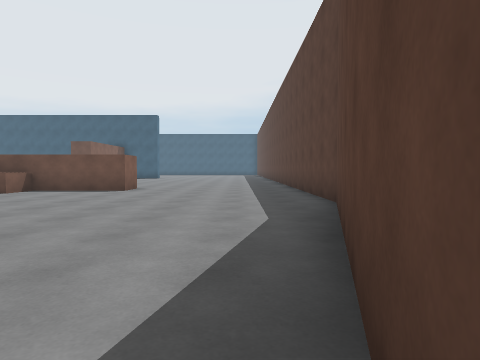
View 1 (above)

24 first-person views from a walk through a 3-D level made in the Unity game engine. The camera is 1.2 m above the floor, tilts 2° down and sees 75° across. The floor is counted in squares, 2 m on a side. Each view is taken from the middle of a square. On the plan, view 1 faces up. The plan holds only what a view shows up to about 9 squares ahead; the rest is blank. The place goes on beyond the plan.

View 2
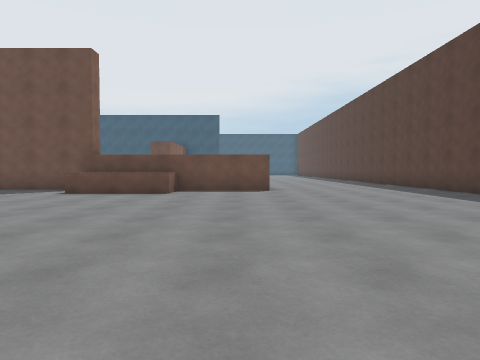

View 3
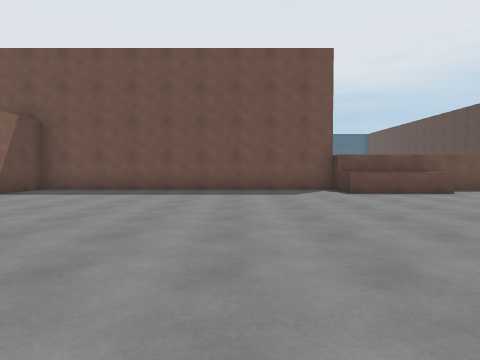

View 4
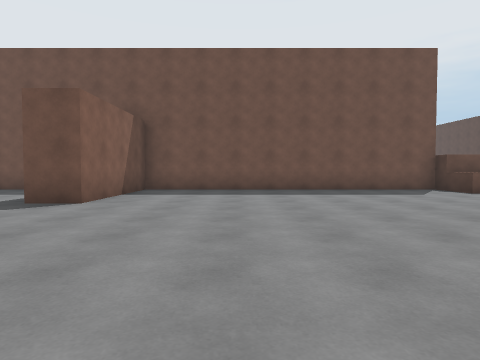

View 5
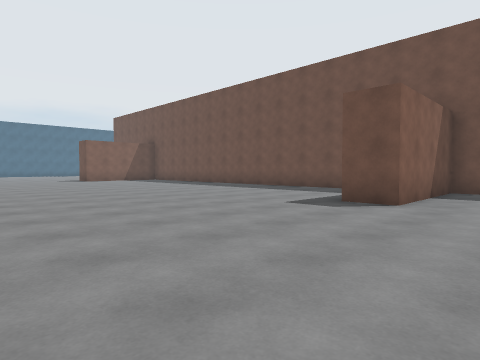

View 6
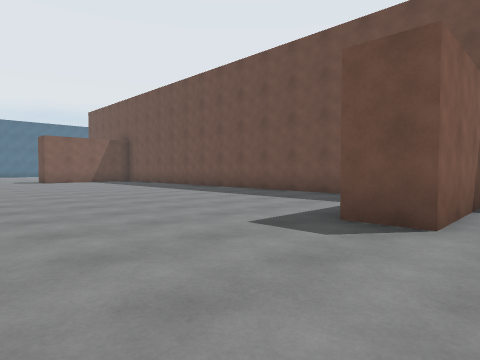

View 7
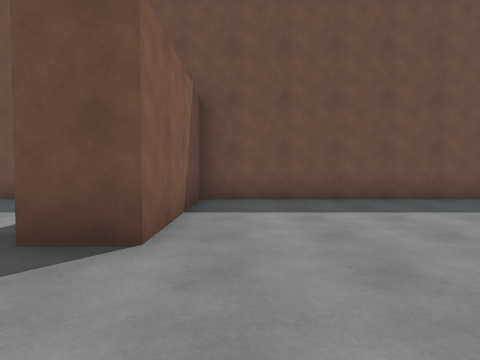

View 8
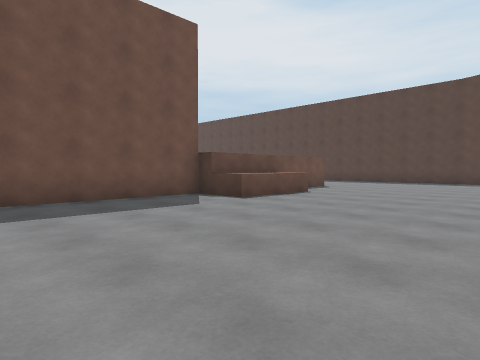

View 9
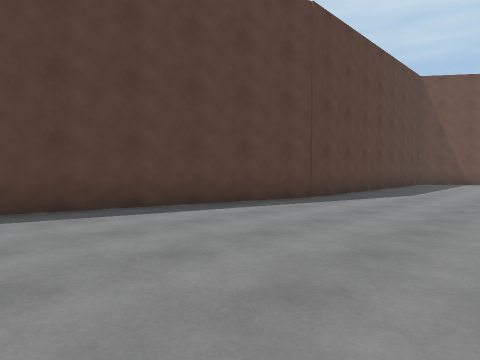

View 10
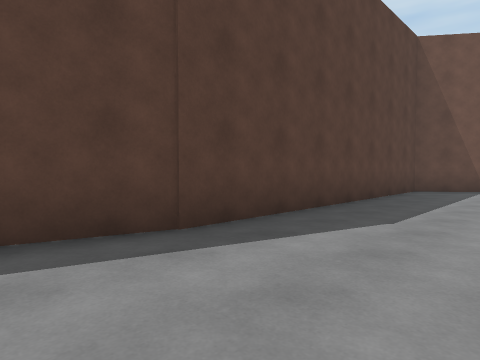

View 11
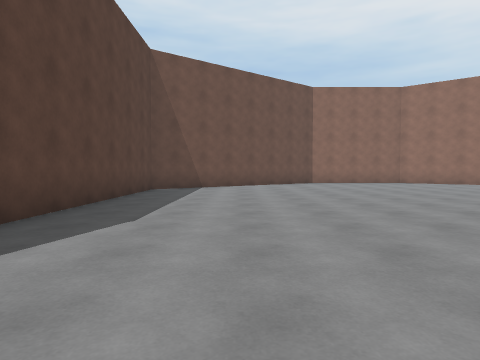

View 12
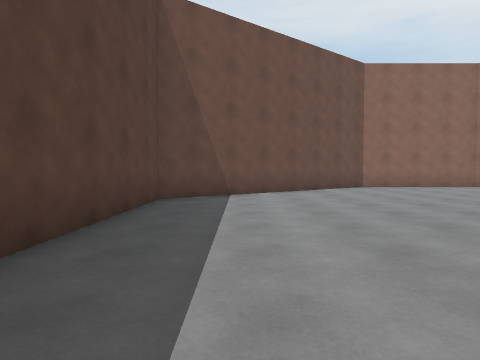

View 13
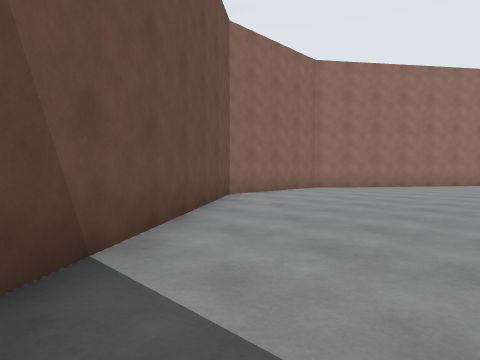

View 14
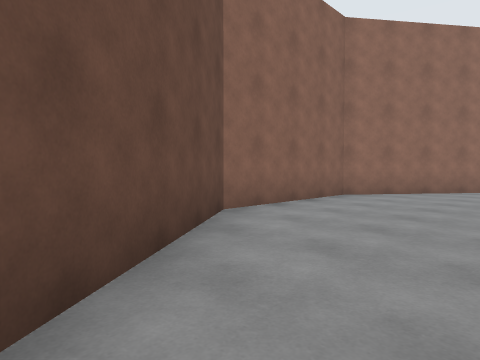

View 15
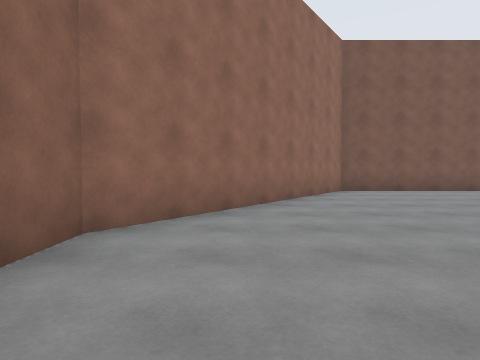

View 16
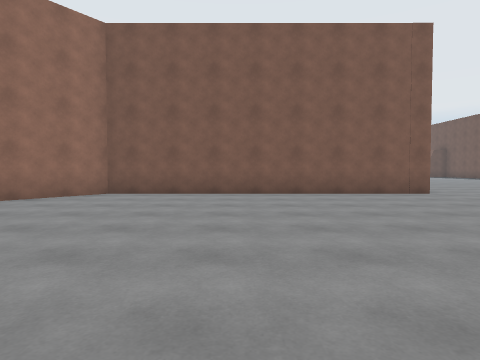

View 17
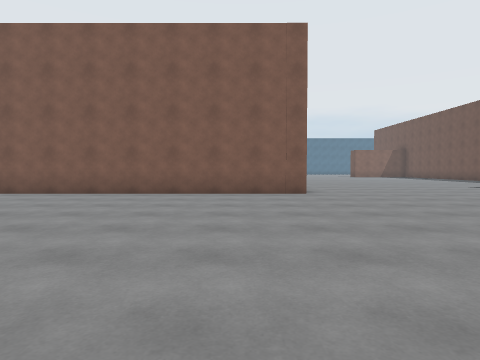

View 18
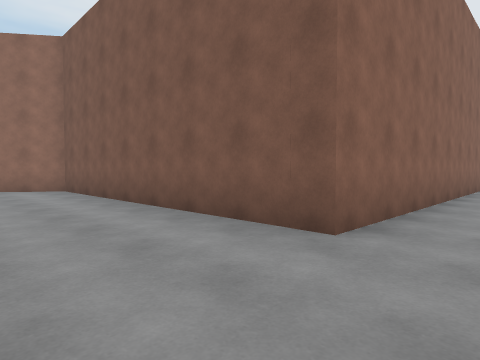

View 19
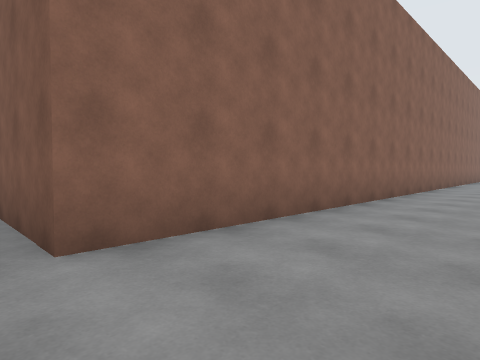

View 20
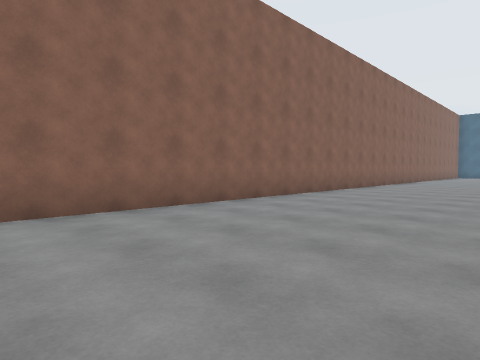

View 21
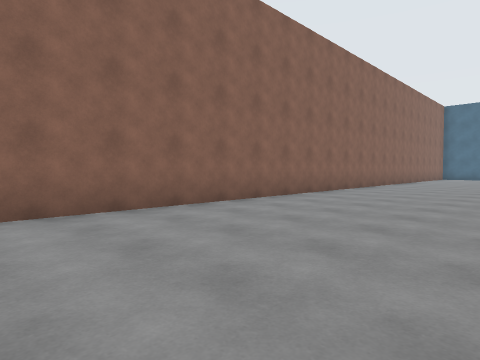

View 22
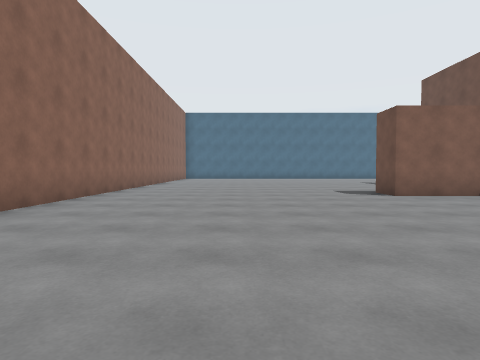

View 23
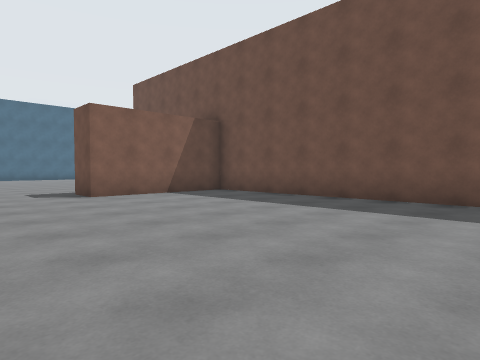

View 24
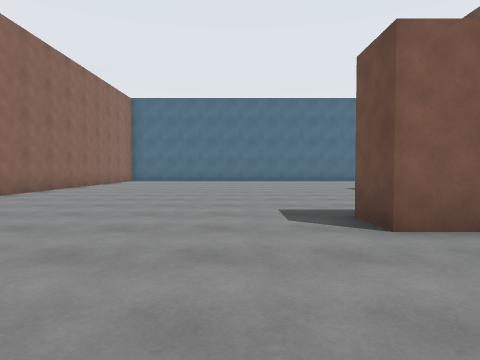

### Floor plan
Points are (right, up) in squares from view 1. A wall is a line through its corners. A room is listed if a view was taken in it or the views show most of it. See-through windows are left out.
Room 1 (views 1, 2, 3, 4, 5, 6, 7, 8, 9, 10, 11, 12, 13, 14, 15, 16, 17, 18, 19, 20, 21, 22, 23, 24)
walls: (-16, 9.2) (-16.8, 9.2) (-16.8, 5.5) (-17.9, 5.5); (-8.3, 7.7) (-8.3, 9.2) (-9.1, 9.2); (-3.1, 8.6) (-8.4, 8.6); (-29.9, 9.2) (-30.6, 9.2); (1.7, 5.5) (1.7, 9.1); (-31, 8.9) (-31, 5.5) (-32, 5.5); (-33, -1.4) (-15.6, -1.4) (-15.6, -9.2) (-9.9, -13.5) (-6.1, -13.5) (-0.4, -9.2) (-0.4, -1.8) (1.7, 5.4); (-37, -1.4) (-35, -1.4)
low walls: (-5.7, 8.8) (-5.7, 7.7) (-8.3, 7.7)

Where each view was taken, in squares from view 1:
view 1: 0 up, 0 right, facing up
view 2: 0 up, 4 left, facing up
view 3: 0 up, 11 left, facing up
view 4: 0 up, 14 left, facing up
view 5: 0 up, 15 left, facing up-left
view 6: 2 up, 16 left, facing up-left
view 7: 3 up, 16 left, facing up
view 8: 3 up, 13 left, facing up-right
view 9: 4 up, 4 left, facing down-right
view 10: 0 up, 3 left, facing down-right
view 11: 0 up, 3 left, facing down
view 12: 3 down, 2 left, facing down
view 13: 8 down, 1 left, facing down-left
view 14: 10 down, 3 left, facing down-left
view 15: 12 down, 7 left, facing left
view 16: 6 down, 8 left, facing left
view 17: 3 down, 8 left, facing left
view 18: 0 up, 13 left, facing down-left
view 19: 1 up, 15 left, facing down-left
view 20: 3 up, 19 left, facing down-left
view 21: 3 up, 23 left, facing down-left
view 22: 2 up, 24 left, facing left
view 23: 3 up, 24 left, facing up-left
view 24: 4 up, 28 left, facing left
